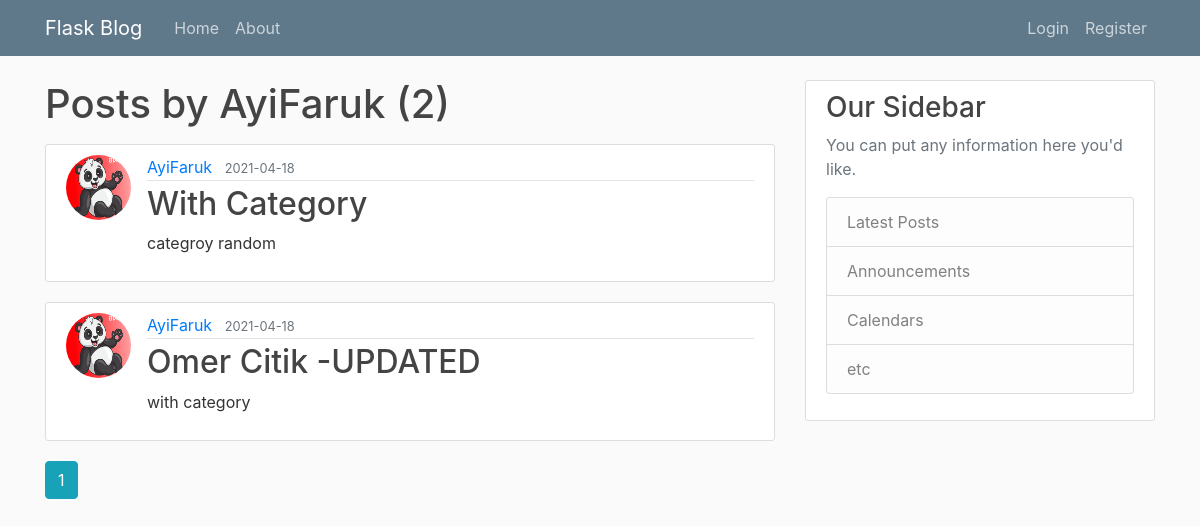
Page /user/AyiFaruk on the committed database.
### app/models.py (models this page shows, shortened)
class User(db.Model, UserMixin):
    id = db.Column(db.Integer, primary_key=True)
    username = db.Column(db.String(20), unique=True, nullable=False)
    email = db.Column(db.String(120), unique=True, nullable=False)
    password = db.Column(db.String(120), nullable=False)
    image_file = db.Column(db.String(20), nullable=False, default='default.jpg')
    posts=  db.relationship('Post', backref='author', lazy=True)
    comments=  db.relationship('Comment', backref='authorCom', lazy=True)

class Post(db.Model):
    id = db.Column(db.Integer, primary_key=True)
    title = db.Column(db.String(100), nullable=False)
    date_posted = db.Column(db.DateTime, nullable=False, default=datetime.utcnow)
    content = db.Column(db.Text, nullable=False)
    user_id = db.Column(db.Integer, db.ForeignKey('user.id'), nullable=False)
    comments=  db.relationship('Comment', backref='thread', lazy=True)
    category_id = db.Column(db.Integer, db.ForeignKey('category.id'), nullable=False)

### app/users/routes.py (the view)
@users.route("/user/<string:username>")
def user_posts(username):
    page = request.args.get('page', 1, type=int)
    user = User.query.filter_by(username=username).first_or_404()
    posts = Post.query.filter_by(author=user)\
        .order_by(Post.date_posted.desc())\
        .paginate(page=page, per_page=5)
    return render_template('user_posts.html', posts=posts, user=user)

### app/templates/user_posts.html
{% extends "layout.html" %}
{% block content %}
    <h1 class="mb-3">Posts by {{ user.username }} ({{ posts.total }})</h1>
    {% for post in posts.items %}
        <article class="media content-section">
          <img class="rounded-circle article-img" src="{{ url_for('static', filename='profile_pics/' + post.author.image_file) }}">
          <div class="media-body">
            <div class="article-metadata">
              <a class="mr-2" href="{{ url_for('users.user_posts', username=post.author.username) }}">{{ post.author.username }}</a>
              <small class="text-muted">{{ post.date_posted.strftime('%Y-%m-%d') }}</small>
            </div>
            <h2><a class="article-title" href="{{ url_for('posts.post', post_id=post.id) }}">{{ post.title }}</a></h2>
            <p class="article-content">{{ post.content }}</p>
          </div>
        </article>
    {% endfor %}
    {% for page_num in posts.iter_pages(left_edge=1, right_edge=1, left_current=1, right_current=2) %}
      {% if page_num %}
        {% if posts.page == page_num %}
          <a class="btn btn-info mb-4" href="{{ url_for('users.user_posts', username=user.username, page=page_num) }}">{{ page_num }}</a>
        {% else %}
          <a class="btn btn-outline-info mb-4" href="{{ url_for('users.user_posts', username=user.username, page=page_num) }}">{{ page_num }}</a>
        {% endif %}
      {% else %}
        ...
      {% endif %}
    {% endfor %}
{% endblock content %}

### app/static/style/main.css (style rules this page uses)
body { background: #fafafa; color: #333333; margin-top: 5rem; }
h1, h2, h3, h4, h5, h6 { color: #444444; }
.content-section { background: #ffffff; padding: 10px 20px; border: 1px solid #dddddd; border-radius: 3px; margin-bottom: 20px; }
.article-title { color: #444444; }
.article-content { white-space: pre-line; }
.article-img { height: 65px; width: 65px; margin-right: 16px; }
.article-metadata { padding-bottom: 1px; margin-bottom: 4px; border-bottom: 1px solid #e3e3e3 }

### rows in the picture
User: username "AyiFaruk"
Post: image_file (placeholder picture), author.username "AyiFaruk", date_posted "2021-04-18", title "With Category", content "categroy random"
Post: image_file (placeholder picture), author.username "AyiFaruk", date_posted "2021-04-18", title "Omer Citik -UPDATED", content "with category"

### other values in the picture
{{ posts.total }} "2"
{{ page_num }} "1"
